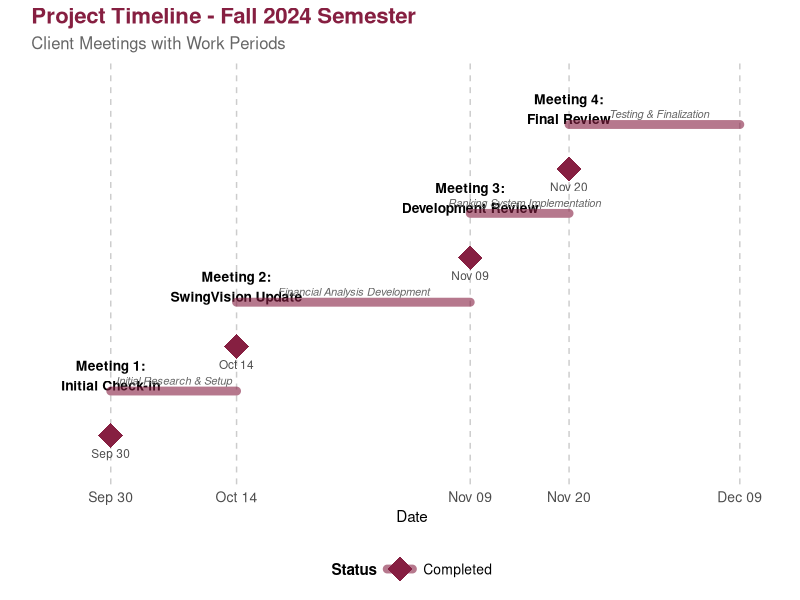
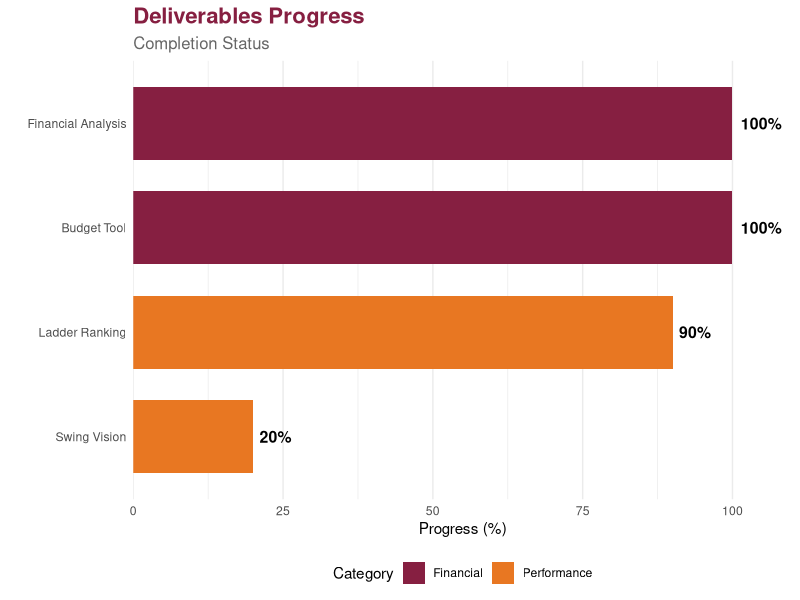

These figures' R source, in order:
## ---- chunk 1
library(ggplot2)
library(dplyr)
library(knitr)

# VT Colors
vt_maroon <- "#861F41"
vt_orange <- "#E87722"
## ---- chunk 2
# Create meeting-based timeline data based on actual meeting schedule
meeting_dates <- as.Date(c("2024-09-30", "2024-10-14", "2024-11-09", "2024-11-20"))
project_end <- as.Date("2024-12-09")

# Create phases between meetings
timeline_data <- data.frame(
  phase = c("Meeting 1:\nInitial Check-in", 
            "Meeting 2:\nSwingVision Update", 
            "Meeting 3:\nDevelopment Review", 
            "Meeting 4:\nFinal Review"),
  meeting_date = meeting_dates,
  status = c("Completed", "Completed", "Completed", "Completed"),
  y_pos = c(1, 2.5, 4, 5.5)
)

# Create work periods between meetings
work_periods <- data.frame(
  period = c("Initial Research & Setup", 
             "Financial Analysis Development", 
             "Ranking System Implementation",
             "Testing & Finalization"),
  start_date = meeting_dates,
  end_date = c(meeting_dates[2:4], project_end),
  status = c("Completed", "Completed", "Completed", "Completed"),
  y_pos = c(1.75, 3.25, 4.75, 6.25)
)

# Define important dates for x-axis
important_dates <- c(meeting_dates, project_end)
date_labels <- c("Sep 30", "Oct 14", "Nov 09", "Nov 20", "Dec 09")

# Create the timeline visualization
ggplot() +
  # Meeting points (larger)
  geom_point(data = timeline_data, 
             aes(x = meeting_date, y = y_pos, color = status), 
             size = 8, shape = 18) +
  geom_text(data = timeline_data, 
            aes(x = meeting_date, y = y_pos, label = phase),
            vjust = -1.5, size = 3.5, fontface = "bold") +
  geom_text(data = timeline_data,
            aes(x = meeting_date, y = y_pos, 
                label = format(meeting_date, "%b %d")),
            vjust = 2.5, size = 3, color = "gray30") +
  # Work period lines
  geom_segment(data = work_periods,
               aes(x = start_date, xend = end_date, y = y_pos, yend = y_pos, 
                   color = status),
               linewidth = 3, alpha = 0.6, lineend = "round") +
  geom_text(data = work_periods,
            aes(x = start_date + (end_date - start_date)/2, y = y_pos, 
                label = period),
            vjust = -0.8, size = 2.8, fontface = "italic", color = "gray40") +
  scale_color_manual(values = c("Completed" = vt_maroon, 
                                 "In Progress" = vt_orange,
                                 "Upcoming" = "gray60")) +
  scale_y_continuous(limits = c(0.5, 7)) +
  scale_x_date(limits = c(as.Date("2024-09-25"), project_end + 2),
               breaks = important_dates,
               labels = date_labels) +
  labs(title = "Project Timeline - Fall 2024 Semester",
       subtitle = "Client Meetings with Work Periods",
       x = "Date",
       y = "",
       color = "Status") +
  theme_minimal() +
  theme(
    axis.text.y = element_blank(),
    axis.ticks.y = element_blank(),
    axis.text.x = element_text(angle = 0, hjust = 0.5, size = 10),
    panel.grid.major.y = element_blank(),
    panel.grid.minor.y = element_blank(),
    panel.grid.minor.x = element_blank(),
    panel.grid.major.x = element_line(color = "gray80", linetype = "dashed"),
    plot.title = element_text(size = 16, face = "bold", color = vt_maroon),
    plot.subtitle = element_text(size = 12, color = "gray40"),
    legend.position = "bottom",
    legend.box.spacing = unit(0.5, "cm"),
    legend.text = element_text(size = 10),
    legend.title = element_text(size = 11, face = "bold")
  )
## ---- chunk 3
# Create deliverables progress data
deliverables <- data.frame(
  item = c("Financial Analysis", "Budget Tool", "Ladder Ranking", 
           "Swing Vision"),
  progress = c(100, 100, 90, 20),
  category = c("Financial", "Financial", "Performance", "Performance")
)

deliverables$item <- factor(deliverables$item, levels = rev(deliverables$item))

ggplot(deliverables, aes(x = progress, y = item, fill = category)) +
  geom_col(width = 0.7) +
  geom_text(aes(label = paste0(progress, "%")), hjust = -0.2, size = 4, fontface = "bold") +
  scale_fill_manual(values = c("Financial" = vt_maroon, 
                                "Performance" = vt_orange,
                                "General" = "gray60")) +
  scale_x_continuous(limits = c(0, 110), expand = c(0, 0)) +
  labs(title = "Deliverables Progress",
       subtitle = "Completion Status",
       x = "Progress (%)",
       y = "",
       fill = "Category") +
  theme_minimal() +
  theme(
    plot.title = element_text(size = 16, face = "bold", color = vt_maroon),
    plot.subtitle = element_text(size = 12, color = "gray40"),
    legend.position = "bottom",
    panel.grid.major.y = element_blank()
  )
## ---- chunk 4
milestones <- data.frame(
  Date = c("Sep 30", "Oct 14", "Nov 9", "Nov 20", "Dec 9"),
  Milestone = c(
    "Meeting 1: Initial Check-in & Data Request",
    "Meeting 2: SwingVision Update & Budget Review",
    "Meeting 3: Development Update",
    "Meeting 4: Final Review",
    "Project Delivery"
  ),
  Status = c("✅ Completed", "✅ Completed", "✅ Completed", 
             "✅ Completed", "⏳ Upcoming")
)

kable(milestones, align = c('l', 'l', 'c'))
